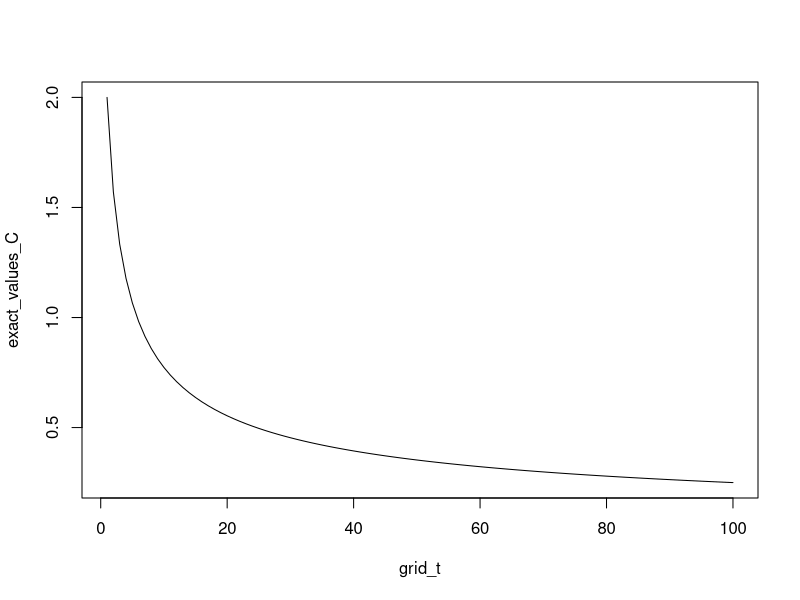

Recreate this plot in R.
## ---- chunk 1
knitr::opts_chunk$set(echo = TRUE)
## ---- chunk 2
grid_t <- 1:100

exact_formula_C <- function(t){
  (sqrt(pi) * gamma((t + 1)/2))/gamma(t/2 + 1)
}

exact_values_C <- exact_formula_C(grid_t)
plot(grid_t, exact_values_C, type = 'l')
## ---- chunk 3
n <- 10^6
## ---- chunk 4
t <- 1
u <- runif(n)
sample <- u^t*1/(cos(asin(u)))+(cos(asin(u)))^(t-1)
  
EstIntegral <- mean(sample)
  
Diff <- exact_formula_C(t) - EstIntegral
Std_Error <- sd(sample)/sqrt(n)

rbind(EstIntegral, Diff, Std_Error)
## ---- chunk 5
EstIntegral_1 <- numeric(length(grid_t))
Diff_1 <- numeric(length(grid_t))
Std_Error_1 <- numeric(length(grid_t))

for (t in grid_t){
  u <- runif(n)
  sample <- u^t*1/(cos(asin(u)))+(cos(asin(u)))^(t-1)
  
  EstIntegral_1[t] <- mean(sample)
  
  Diff_1[t] <- exact_formula_C(t) - EstIntegral_1[t]
  Std_Error_1[t] <- sd(sample)/sqrt(n)
}

rbind(mean_diff_1 = mean(Diff_1), mean_SE_1 = mean(Std_Error_1))
## ---- chunk 6
t <- 1
u <- runif(n)
sample <- (sin(acos(u)))^{t-1} + u^t*(sin(acos(u)))^{-1}
  
EstIntegral <- mean(sample)
  
Diff <- exact_formula_C(t) - EstIntegral
Std_Error <- sd(sample)/sqrt(n)

rbind(EstIntegral, Diff, Std_Error)
## ---- chunk 7
EstIntegral_2 <- numeric(length(grid_t))
Diff_2 <- numeric(length(grid_t))
Std_Error_2 <- numeric(length(grid_t))

for (t in grid_t){
  u <- runif(n)
  sample <- (sin(acos(u)))^{t-1} + u^t*(sin(acos(u)))^{-1}
  
  EstIntegral_2[t] <- mean(sample)
  
  Diff_2[t] <- exact_formula_C(t) - EstIntegral_2[t]
  Std_Error_2[t] <- sd(sample)/sqrt(n)
}

rbind(mean_diff_2 = mean(Diff_2), mean_SE_2 = mean(Std_Error_2))
## ---- chunk 8
t <- 1
u <- runif(n)
sample <- ((sin(pi/2*u))^t + (cos(pi/2*u))^t) * pi/2
  
EstIntegral <- mean(sample)
  
Diff <- exact_formula_C(t) - EstIntegral
Std_Error <- sd(sample)/sqrt(n)

rbind(EstIntegral, Diff, Std_Error)
## ---- chunk 9
EstIntegral_3 <- numeric(length(grid_t))
Diff_3 <- numeric(length(grid_t))
Std_Error_3 <- numeric(length(grid_t))

for (t in grid_t){
  u <- runif(n)
  sample <- ((sin(pi/2*u))^t + (cos(pi/2*u))^t) * pi/2
  
  EstIntegral_3[t] <- mean(sample)
  
  Diff_3[t] <- exact_formula_C(t) - EstIntegral_3[t]
  Std_Error_3[t] <- sd(sample)/sqrt(n)
}

rbind(mean_diff_3 = mean(Diff_3), mean_SE_3 = mean(Std_Error_3))
## ---- chunk 10
f <- function(x, y) {
  r <- sqrt(x^2 + y^2)
  ifelse(r == 0, 1, sin(r) / r)  # Handle the removable singularity at (0,0)
}

result <- integrate(function(y) {
  sapply(y, function(yi) {
    integrate(function(x) f(x, yi), -1, 1)$value
  })
}, -1, 1)

# Print the result
result$value


## ---- chunk 11
# install.packages('pracma')
library(pracma)

f <- function(x, y) {
  r <- sqrt(x^2 + y^2)
  ifelse(r == 0, 1, sin(r) / r) 
}

dblquad(f, -1, 1, -1, 1)
